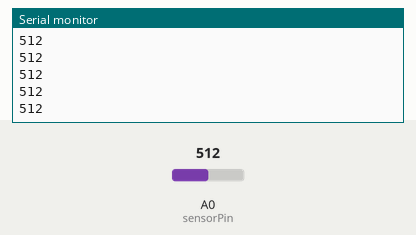
Bench run of a sketch on a simulated Arduino Uno, built with avr-gcc and run on an emulated ATmega328P. Shown: the last lines printed to the serial monitor. The test bench sets the inputs (shaded band); at power-on: A0 (sensorPin) = 512.

Above: at 1.2 s.
1.3 s: A0 (sensorPin) set to 716
At 1.31 s:
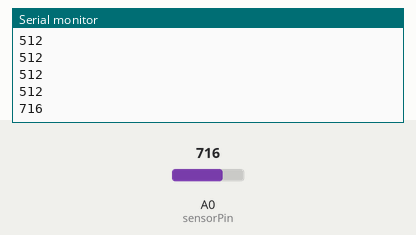
2.8 s: A0 (sensorPin) set to 900
At 2.81 s:
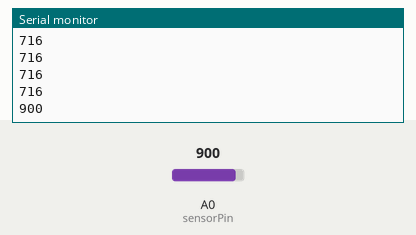
Timing chart, 0 to 5.8 s (numbered marks = the images above; inputs shaded):
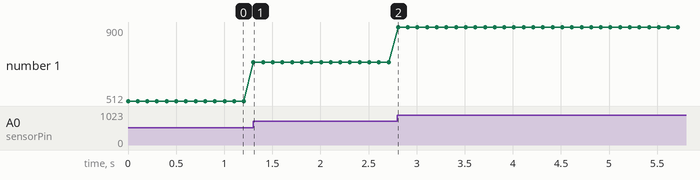

The sketch:

s8_Rotation_Sensor.ino
```cpp
/*

Ks0014 keyestudio Analog Rotation Sensor
_________________________________
|  SETUP                          |
|Sensor pin  ::    Particle pin   |
|   +        ::        3.3v       |
|   -        ::        GND        |
|   S        ::        A0         |
|_________________________________|


SPECIFICATIONS:

Analog
voltage subdivided by 4096

src: https://wiki.keyestudio.com/Ks0014_keyestudio_Analog_Rotation_Sensor
*/

#define sensorPin A0

void setup()
{
  pinMode(sensorPin, INPUT);
  Serial.begin(9600); //Set serial baud rate to 9600 bps
}
void loop()
{
int val;
val=analogRead(sensorPin);//Read rotation sensor value from analog 0
Serial.println(val,DEC);//Print the value to serial port
delay(100);
}
```

Measured:
- after the input at 1.3 s, the serial monitor: prints a new line at once (image 1)
- after the input at 2.8 s, the serial monitor: prints a new line at once (image 2)
- plotted number 1: 512 → 716 after the input at 1.3 s, 716 → 900 after the input at 2.8 s
